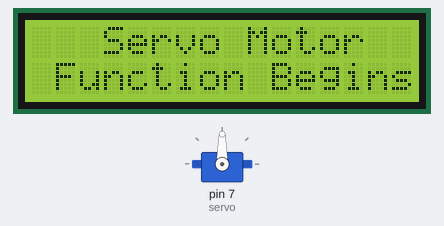
A sketch run on a simulated Arduino Uno, built with avr-gcc and run on an emulated ATmega328P. On the bench: 16×2 character LCD, servo.

Above: at 0.1 s.
At 11.97 s:
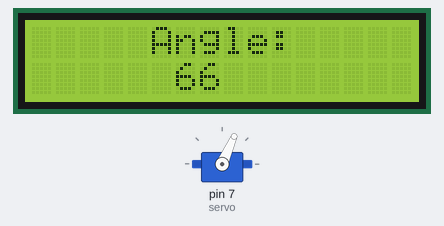
At 23.8 s:
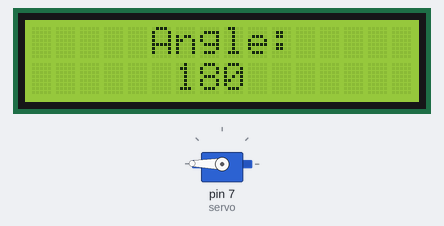
At 39.93 s:
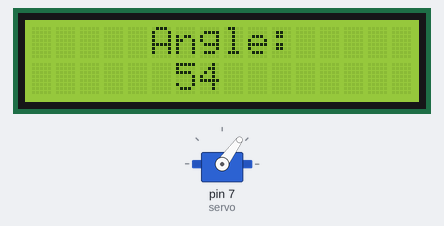
Timing chart, 0 to 40.0 s (numbered marks = the images above):
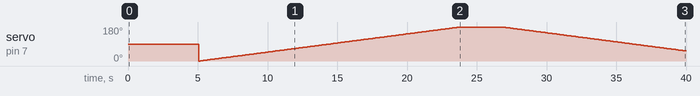

The sketch:

Servo__motor_2.ino
```cpp
#include<Servo.h>
#include<LiquidCrystal.h>

Servo servo;
int i=0;
LiquidCrystal lcd(12, 11, 5, 4, 3, 2);

void setup() {

 lcd.begin(16, 2);
 servo.attach(7);

}

void loop()
{

 lcd.setCursor(3, 0);
 lcd.print("Servo Motor");
 lcd.setCursor(1, 1);
 lcd.print("Function Begins");
 delay(5000);
 lcd.clear();
 for(i=0 ; i<180 ; i++)
 {
  lcd.setCursor(5, 0);
  lcd.print("Angle: ");
  lcd.setCursor(6, 1);
  lcd.print(i);
  servo.write(i);
  delay(100);
  lcd.clear();
 }
 lcd.setCursor(5, 0);
 lcd.print("Angle: ");
 lcd.setCursor(6, 1);
 lcd.print(i);
 delay(3000);
 lcd.clear();
 for(i=180; i>0; i--)
 {
  lcd.setCursor(5, 0);
  lcd.print("Angle: ");
  lcd.setCursor(6, 1);
  lcd.print(i);
  servo.write(i);
  delay(100);
  lcd.clear();
 }
}
```

Measured:
- by itself, servo on pin 7 (servo): 90° → 0° at 5.1 s, → 1° 0.10 s later, → 2° 0.10 s later, → 3° 0.10 s later, … (308 changes in this stretch)
- what the display in image 2 shows lasts 3.1 s, from 23.8 s to 26.9 s
